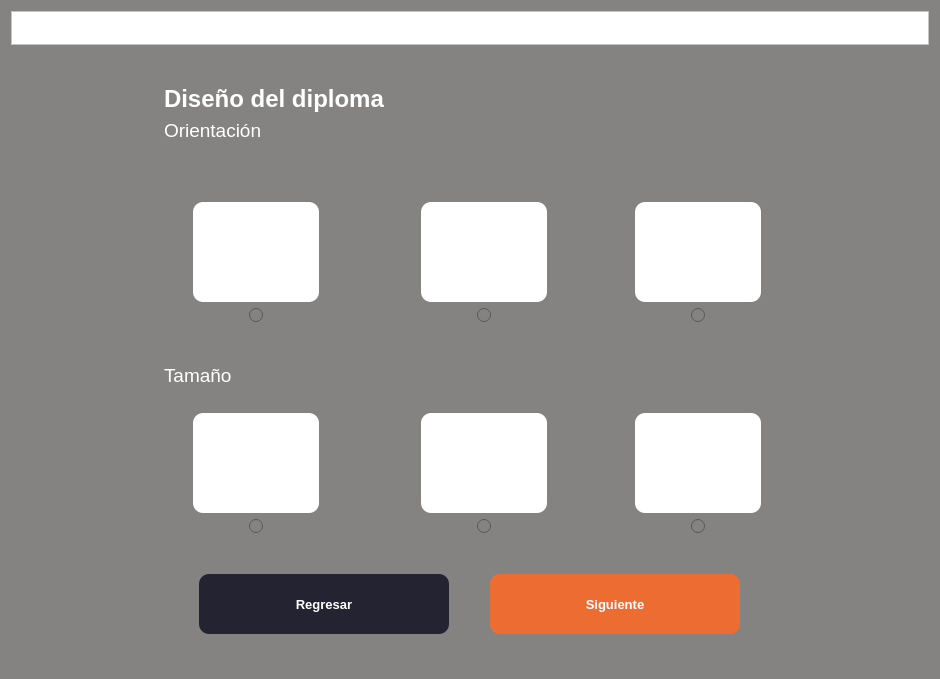
<?xml version="1.0" encoding="UTF-8"?>
<ui version="4.0">
 <class>Form</class>
 <widget class="QWidget" name="Form">
  <property name="geometry">
   <rect>
    <x>0</x>
    <y>0</y>
    <width>940</width>
    <height>679</height>
   </rect>
  </property>
  <property name="palette">
   <palette>
    <active>
     <colorrole role="WindowText">
      <brush brushstyle="SolidPattern">
       <color alpha="255">
        <red>255</red>
        <green>255</green>
        <blue>255</blue>
       </color>
      </brush>
     </colorrole>
     <colorrole role="Button">
      <brush brushstyle="SolidPattern">
       <color alpha="255">
        <red>132</red>
        <green>131</green>
        <blue>130</blue>
       </color>
      </brush>
     </colorrole>
     <colorrole role="Light">
      <brush brushstyle="SolidPattern">
       <color alpha="255">
        <red>255</red>
        <green>255</green>
        <blue>255</blue>
       </color>
      </brush>
     </colorrole>
     <colorrole role="Midlight">
      <brush brushstyle="SolidPattern">
       <color alpha="255">
        <red>255</red>
        <green>255</green>
        <blue>255</blue>
       </color>
      </brush>
     </colorrole>
     <colorrole role="Dark">
      <brush brushstyle="SolidPattern">
       <color alpha="255">
        <red>127</red>
        <green>127</green>
        <blue>127</blue>
       </color>
      </brush>
     </colorrole>
     <colorrole role="Mid">
      <brush brushstyle="SolidPattern">
       <color alpha="255">
        <red>170</red>
        <green>170</green>
        <blue>170</blue>
       </color>
      </brush>
     </colorrole>
     <colorrole role="Text">
      <brush brushstyle="SolidPattern">
       <color alpha="255">
        <red>255</red>
        <green>255</green>
        <blue>255</blue>
       </color>
      </brush>
     </colorrole>
     <colorrole role="BrightText">
      <brush brushstyle="SolidPattern">
       <color alpha="255">
        <red>255</red>
        <green>255</green>
        <blue>255</blue>
       </color>
      </brush>
     </colorrole>
     <colorrole role="ButtonText">
      <brush brushstyle="SolidPattern">
       <color alpha="255">
        <red>255</red>
        <green>255</green>
        <blue>255</blue>
       </color>
      </brush>
     </colorrole>
     <colorrole role="Base">
      <brush brushstyle="SolidPattern">
       <color alpha="255">
        <red>132</red>
        <green>131</green>
        <blue>130</blue>
       </color>
      </brush>
     </colorrole>
     <colorrole role="Window">
      <brush brushstyle="SolidPattern">
       <color alpha="255">
        <red>132</red>
        <green>131</green>
        <blue>130</blue>
       </color>
      </brush>
     </colorrole>
     <colorrole role="Shadow">
      <brush brushstyle="SolidPattern">
       <color alpha="255">
        <red>0</red>
        <green>0</green>
        <blue>0</blue>
       </color>
      </brush>
     </colorrole>
     <colorrole role="AlternateBase">
      <brush brushstyle="SolidPattern">
       <color alpha="255">
        <red>255</red>
        <green>255</green>
        <blue>255</blue>
       </color>
      </brush>
     </colorrole>
     <colorrole role="ToolTipBase">
      <brush brushstyle="SolidPattern">
       <color alpha="255">
        <red>255</red>
        <green>255</green>
        <blue>220</blue>
       </color>
      </brush>
     </colorrole>
     <colorrole role="ToolTipText">
      <brush brushstyle="SolidPattern">
       <color alpha="255">
        <red>0</red>
        <green>0</green>
        <blue>0</blue>
       </color>
      </brush>
     </colorrole>
    </active>
    <inactive>
     <colorrole role="WindowText">
      <brush brushstyle="SolidPattern">
       <color alpha="255">
        <red>255</red>
        <green>255</green>
        <blue>255</blue>
       </color>
      </brush>
     </colorrole>
     <colorrole role="Button">
      <brush brushstyle="SolidPattern">
       <color alpha="255">
        <red>132</red>
        <green>131</green>
        <blue>130</blue>
       </color>
      </brush>
     </colorrole>
     <colorrole role="Light">
      <brush brushstyle="SolidPattern">
       <color alpha="255">
        <red>255</red>
        <green>255</green>
        <blue>255</blue>
       </color>
      </brush>
     </colorrole>
     <colorrole role="Midlight">
      <brush brushstyle="SolidPattern">
       <color alpha="255">
        <red>255</red>
        <green>255</green>
        <blue>255</blue>
       </color>
      </brush>
     </colorrole>
     <colorrole role="Dark">
      <brush brushstyle="SolidPattern">
       <color alpha="255">
        <red>127</red>
        <green>127</green>
        <blue>127</blue>
       </color>
      </brush>
     </colorrole>
     <colorrole role="Mid">
      <brush brushstyle="SolidPattern">
       <color alpha="255">
        <red>170</red>
        <green>170</green>
        <blue>170</blue>
       </color>
      </brush>
     </colorrole>
     <colorrole role="Text">
      <brush brushstyle="SolidPattern">
       <color alpha="255">
        <red>255</red>
        <green>255</green>
        <blue>255</blue>
       </color>
      </brush>
     </colorrole>
     <colorrole role="BrightText">
      <brush brushstyle="SolidPattern">
       <color alpha="255">
        <red>255</red>
        <green>255</green>
        <blue>255</blue>
       </color>
      </brush>
     </colorrole>
     <colorrole role="ButtonText">
      <brush brushstyle="SolidPattern">
       <color alpha="255">
        <red>255</red>
        <green>255</green>
        <blue>255</blue>
       </color>
      </brush>
     </colorrole>
     <colorrole role="Base">
      <brush brushstyle="SolidPattern">
       <color alpha="255">
        <red>132</red>
        <green>131</green>
        <blue>130</blue>
       </color>
      </brush>
     </colorrole>
     <colorrole role="Window">
      <brush brushstyle="SolidPattern">
       <color alpha="255">
        <red>132</red>
        <green>131</green>
        <blue>130</blue>
       </color>
      </brush>
     </colorrole>
     <colorrole role="Shadow">
      <brush brushstyle="SolidPattern">
       <color alpha="255">
        <red>0</red>
        <green>0</green>
        <blue>0</blue>
       </color>
      </brush>
     </colorrole>
     <colorrole role="AlternateBase">
      <brush brushstyle="SolidPattern">
       <color alpha="255">
        <red>255</red>
        <green>255</green>
        <blue>255</blue>
       </color>
      </brush>
     </colorrole>
     <colorrole role="ToolTipBase">
      <brush brushstyle="SolidPattern">
       <color alpha="255">
        <red>255</red>
        <green>255</green>
        <blue>220</blue>
       </color>
      </brush>
     </colorrole>
     <colorrole role="ToolTipText">
      <brush brushstyle="SolidPattern">
       <color alpha="255">
        <red>0</red>
        <green>0</green>
        <blue>0</blue>
       </color>
      </brush>
     </colorrole>
    </inactive>
    <disabled>
     <colorrole role="WindowText">
      <brush brushstyle="SolidPattern">
       <color alpha="255">
        <red>255</red>
        <green>255</green>
        <blue>255</blue>
       </color>
      </brush>
     </colorrole>
     <colorrole role="Button">
      <brush brushstyle="SolidPattern">
       <color alpha="255">
        <red>132</red>
        <green>131</green>
        <blue>130</blue>
       </color>
      </brush>
     </colorrole>
     <colorrole role="Light">
      <brush brushstyle="SolidPattern">
       <color alpha="255">
        <red>255</red>
        <green>255</green>
        <blue>255</blue>
       </color>
      </brush>
     </colorrole>
     <colorrole role="Midlight">
      <brush brushstyle="SolidPattern">
       <color alpha="255">
        <red>255</red>
        <green>255</green>
        <blue>255</blue>
       </color>
      </brush>
     </colorrole>
     <colorrole role="Dark">
      <brush brushstyle="SolidPattern">
       <color alpha="255">
        <red>127</red>
        <green>127</green>
        <blue>127</blue>
       </color>
      </brush>
     </colorrole>
     <colorrole role="Mid">
      <brush brushstyle="SolidPattern">
       <color alpha="255">
        <red>170</red>
        <green>170</green>
        <blue>170</blue>
       </color>
      </brush>
     </colorrole>
     <colorrole role="Text">
      <brush brushstyle="SolidPattern">
       <color alpha="255">
        <red>255</red>
        <green>255</green>
        <blue>255</blue>
       </color>
      </brush>
     </colorrole>
     <colorrole role="BrightText">
      <brush brushstyle="SolidPattern">
       <color alpha="255">
        <red>255</red>
        <green>255</green>
        <blue>255</blue>
       </color>
      </brush>
     </colorrole>
     <colorrole role="ButtonText">
      <brush brushstyle="SolidPattern">
       <color alpha="255">
        <red>255</red>
        <green>255</green>
        <blue>255</blue>
       </color>
      </brush>
     </colorrole>
     <colorrole role="Base">
      <brush brushstyle="SolidPattern">
       <color alpha="255">
        <red>132</red>
        <green>131</green>
        <blue>130</blue>
       </color>
      </brush>
     </colorrole>
     <colorrole role="Window">
      <brush brushstyle="SolidPattern">
       <color alpha="255">
        <red>132</red>
        <green>131</green>
        <blue>130</blue>
       </color>
      </brush>
     </colorrole>
     <colorrole role="Shadow">
      <brush brushstyle="SolidPattern">
       <color alpha="255">
        <red>0</red>
        <green>0</green>
        <blue>0</blue>
       </color>
      </brush>
     </colorrole>
     <colorrole role="AlternateBase">
      <brush brushstyle="SolidPattern">
       <color alpha="255">
        <red>255</red>
        <green>255</green>
        <blue>255</blue>
       </color>
      </brush>
     </colorrole>
     <colorrole role="ToolTipBase">
      <brush brushstyle="SolidPattern">
       <color alpha="255">
        <red>255</red>
        <green>255</green>
        <blue>220</blue>
       </color>
      </brush>
     </colorrole>
     <colorrole role="ToolTipText">
      <brush brushstyle="SolidPattern">
       <color alpha="255">
        <red>0</red>
        <green>0</green>
        <blue>0</blue>
       </color>
      </brush>
     </colorrole>
    </disabled>
   </palette>
  </property>
  <property name="windowTitle">
   <string>Generador de Diplomas</string>
  </property>
  <property name="autoFillBackground">
   <bool>false</bool>
  </property>
  <property name="styleSheet">
   <string notr="true">color: white;
background-color: rgb(132, 131, 130);</string>
  </property>
  <layout class="QVBoxLayout" name="verticalLayout">
   <item>
    <widget class="QFrame" name="frame">
     <property name="sizePolicy">
      <sizepolicy hsizetype="Preferred" vsizetype="Fixed">
       <horstretch>0</horstretch>
       <verstretch>0</verstretch>
      </sizepolicy>
     </property>
     <property name="maximumSize">
      <size>
       <width>16777215</width>
       <height>81</height>
      </size>
     </property>
     <property name="autoFillBackground">
      <bool>false</bool>
     </property>
     <property name="styleSheet">
      <string notr="true">background-color: rgb(255, 255, 255)
</string>
     </property>
     <property name="frameShape">
      <enum>QFrame::StyledPanel</enum>
     </property>
     <property name="frameShadow">
      <enum>QFrame::Raised</enum>
     </property>
     <layout class="QGridLayout" name="gridLayout_2">
      <item row="0" column="0">
       <widget class="QLabel" name="lbLogo">
        <property name="sizePolicy">
         <sizepolicy hsizetype="Maximum" vsizetype="Preferred">
          <horstretch>0</horstretch>
          <verstretch>0</verstretch>
         </sizepolicy>
        </property>
        <property name="autoFillBackground">
         <bool>false</bool>
        </property>
        <property name="styleSheet">
         <string notr="true"/>
        </property>
        <property name="text">
         <string/>
        </property>
        <property name="pixmap">
         <pixmap>../icons/csoftmty_logo.png</pixmap>
        </property>
        <property name="scaledContents">
         <bool>false</bool>
        </property>
       </widget>
      </item>
     </layout>
    </widget>
   </item>
   <item>
    <layout class="QGridLayout" name="gridLayout">
     <item row="8" column="2">
      <spacer name="verticalSpacer_4">
       <property name="orientation">
        <enum>Qt::Vertical</enum>
       </property>
       <property name="sizeHint" stdset="0">
        <size>
         <width>20</width>
         <height>40</height>
        </size>
       </property>
      </spacer>
     </item>
     <item row="7" column="2">
      <layout class="QVBoxLayout" name="verticalLayout_6">
       <item>
        <layout class="QHBoxLayout" name="horizontalLayout_7">
         <item>
          <widget class="QPushButton" name="btnCenter">
           <property name="minimumSize">
            <size>
             <width>126</width>
             <height>100</height>
            </size>
           </property>
           <property name="maximumSize">
            <size>
             <width>126</width>
             <height>100</height>
            </size>
           </property>
           <property name="cursor">
            <cursorShape>PointingHandCursor</cursorShape>
           </property>
           <property name="styleSheet">
            <string notr="true">background-color: rgb(255, 255, 255);
border-radius: 10px</string>
           </property>
           <property name="text">
            <string/>
           </property>
           <property name="icon">
            <iconset>
             <normaloff>../icons/CenterDiploma.png</normaloff>../icons/CenterDiploma.png</iconset>
           </property>
           <property name="iconSize">
            <size>
             <width>200</width>
             <height>100</height>
            </size>
           </property>
          </widget>
         </item>
        </layout>
       </item>
       <item>
        <layout class="QHBoxLayout" name="horizontalLayout_6">
         <item>
          <widget class="QRadioButton" name="rbCenter">
           <property name="sizePolicy">
            <sizepolicy hsizetype="Maximum" vsizetype="Fixed">
             <horstretch>0</horstretch>
             <verstretch>0</verstretch>
            </sizepolicy>
           </property>
           <property name="text">
            <string/>
           </property>
           <attribute name="buttonGroup">
            <string notr="true">btnGroupOrientacion</string>
           </attribute>
          </widget>
         </item>
        </layout>
       </item>
      </layout>
     </item>
     <item row="7" column="3">
      <layout class="QVBoxLayout" name="verticalLayout_7">
       <item>
        <layout class="QHBoxLayout" name="horizontalLayout_9">
         <item>
          <widget class="QPushButton" name="btnRight">
           <property name="sizePolicy">
            <sizepolicy hsizetype="Minimum" vsizetype="Fixed">
             <horstretch>0</horstretch>
             <verstretch>0</verstretch>
            </sizepolicy>
           </property>
           <property name="minimumSize">
            <size>
             <width>126</width>
             <height>100</height>
            </size>
           </property>
           <property name="maximumSize">
            <size>
             <width>126</width>
             <height>100</height>
            </size>
           </property>
           <property name="cursor">
            <cursorShape>PointingHandCursor</cursorShape>
           </property>
           <property name="styleSheet">
            <string notr="true">background-color: rgb(255, 255, 255);
border-radius: 10px</string>
           </property>
           <property name="text">
            <string/>
           </property>
           <property name="icon">
            <iconset>
             <normaloff>../icons/RightDiploma.png</normaloff>../icons/RightDiploma.png</iconset>
           </property>
           <property name="iconSize">
            <size>
             <width>250</width>
             <height>100</height>
            </size>
           </property>
          </widget>
         </item>
        </layout>
       </item>
       <item>
        <layout class="QHBoxLayout" name="horizontalLayout_8">
         <item>
          <widget class="QRadioButton" name="rbRight">
           <property name="sizePolicy">
            <sizepolicy hsizetype="Maximum" vsizetype="Fixed">
             <horstretch>0</horstretch>
             <verstretch>0</verstretch>
            </sizepolicy>
           </property>
           <property name="text">
            <string/>
           </property>
           <attribute name="buttonGroup">
            <string notr="true">btnGroupOrientacion</string>
           </attribute>
          </widget>
         </item>
        </layout>
       </item>
      </layout>
     </item>
     <item row="12" column="2">
      <layout class="QVBoxLayout" name="verticalLayout_9">
       <item>
        <layout class="QHBoxLayout" name="horizontalLayout_12">
         <item>
          <widget class="QPushButton" name="btnA4">
           <property name="minimumSize">
            <size>
             <width>126</width>
             <height>100</height>
            </size>
           </property>
           <property name="maximumSize">
            <size>
             <width>126</width>
             <height>100</height>
            </size>
           </property>
           <property name="cursor">
            <cursorShape>PointingHandCursor</cursorShape>
           </property>
           <property name="styleSheet">
            <string notr="true">background-color: rgb(255, 255, 255);
border-radius: 10px</string>
           </property>
           <property name="text">
            <string/>
           </property>
           <property name="icon">
            <iconset>
             <normaloff>../icons/A4.png</normaloff>../icons/A4.png</iconset>
           </property>
           <property name="iconSize">
            <size>
             <width>200</width>
             <height>100</height>
            </size>
           </property>
          </widget>
         </item>
        </layout>
       </item>
       <item>
        <layout class="QHBoxLayout" name="horizontalLayout_13">
         <item>
          <widget class="QRadioButton" name="rbA4">
           <property name="sizePolicy">
            <sizepolicy hsizetype="Maximum" vsizetype="Fixed">
             <horstretch>0</horstretch>
             <verstretch>0</verstretch>
            </sizepolicy>
           </property>
           <property name="text">
            <string/>
           </property>
           <attribute name="buttonGroup">
            <string notr="true">btnGroupTamaSize</string>
           </attribute>
          </widget>
         </item>
        </layout>
       </item>
      </layout>
     </item>
     <item row="12" column="3">
      <layout class="QVBoxLayout" name="verticalLayout_10">
       <item>
        <layout class="QHBoxLayout" name="horizontalLayout_14">
         <item>
          <widget class="QPushButton" name="btnOficio">
           <property name="sizePolicy">
            <sizepolicy hsizetype="Minimum" vsizetype="Fixed">
             <horstretch>0</horstretch>
             <verstretch>0</verstretch>
            </sizepolicy>
           </property>
           <property name="minimumSize">
            <size>
             <width>126</width>
             <height>100</height>
            </size>
           </property>
           <property name="maximumSize">
            <size>
             <width>126</width>
             <height>100</height>
            </size>
           </property>
           <property name="cursor">
            <cursorShape>PointingHandCursor</cursorShape>
           </property>
           <property name="styleSheet">
            <string notr="true">background-color: rgb(255, 255, 255);
border-radius: 10px</string>
           </property>
           <property name="text">
            <string/>
           </property>
           <property name="icon">
            <iconset>
             <normaloff>../icons/Oficio.png</normaloff>../icons/Oficio.png</iconset>
           </property>
           <property name="iconSize">
            <size>
             <width>250</width>
             <height>100</height>
            </size>
           </property>
          </widget>
         </item>
        </layout>
       </item>
       <item>
        <layout class="QHBoxLayout" name="horizontalLayout_15">
         <item>
          <widget class="QRadioButton" name="rbOficio">
           <property name="sizePolicy">
            <sizepolicy hsizetype="Maximum" vsizetype="Fixed">
             <horstretch>0</horstretch>
             <verstretch>0</verstretch>
            </sizepolicy>
           </property>
           <property name="text">
            <string/>
           </property>
           <attribute name="buttonGroup">
            <string notr="true">btnGroupTamaSize</string>
           </attribute>
          </widget>
         </item>
        </layout>
       </item>
      </layout>
     </item>
     <item row="6" column="2">
      <spacer name="verticalSpacer_5">
       <property name="orientation">
        <enum>Qt::Vertical</enum>
       </property>
       <property name="sizeHint" stdset="0">
        <size>
         <width>20</width>
         <height>40</height>
        </size>
       </property>
      </spacer>
     </item>
     <item row="3" column="1" colspan="3">
      <widget class="QLabel" name="label_3">
       <property name="sizePolicy">
        <sizepolicy hsizetype="Preferred" vsizetype="Fixed">
         <horstretch>0</horstretch>
         <verstretch>0</verstretch>
        </sizepolicy>
       </property>
       <property name="font">
        <font>
         <family>Yu Gothic UI</family>
         <pointsize>14</pointsize>
         <weight>50</weight>
         <bold>false</bold>
        </font>
       </property>
       <property name="text">
        <string>Orientación</string>
       </property>
      </widget>
     </item>
     <item row="7" column="0">
      <spacer name="horizontalSpacer">
       <property name="orientation">
        <enum>Qt::Horizontal</enum>
       </property>
       <property name="sizeType">
        <enum>QSizePolicy::Fixed</enum>
       </property>
       <property name="sizeHint" stdset="0">
        <size>
         <width>100</width>
         <height>20</height>
        </size>
       </property>
      </spacer>
     </item>
     <item row="13" column="2">
      <spacer name="verticalSpacer_6">
       <property name="orientation">
        <enum>Qt::Vertical</enum>
       </property>
       <property name="sizeHint" stdset="0">
        <size>
         <width>20</width>
         <height>40</height>
        </size>
       </property>
      </spacer>
     </item>
     <item row="14" column="1" colspan="3">
      <layout class="QHBoxLayout" name="horizontalLayout">
       <item>
        <widget class="QPushButton" name="btnBack">
         <property name="sizePolicy">
          <sizepolicy hsizetype="Maximum" vsizetype="Fixed">
           <horstretch>0</horstretch>
           <verstretch>0</verstretch>
          </sizepolicy>
         </property>
         <property name="minimumSize">
          <size>
           <width>250</width>
           <height>60</height>
          </size>
         </property>
         <property name="font">
          <font>
           <family>Yu Gothic UI</family>
           <pointsize>10</pointsize>
           <weight>75</weight>
           <bold>true</bold>
          </font>
         </property>
         <property name="styleSheet">
          <string notr="true">background-color: #242331;
border-radius: 10px</string>
         </property>
         <property name="text">
          <string>Regresar</string>
         </property>
        </widget>
       </item>
       <item>
        <widget class="QPushButton" name="btnNext">
         <property name="sizePolicy">
          <sizepolicy hsizetype="Maximum" vsizetype="Fixed">
           <horstretch>0</horstretch>
           <verstretch>0</verstretch>
          </sizepolicy>
         </property>
         <property name="minimumSize">
          <size>
           <width>250</width>
           <height>60</height>
          </size>
         </property>
         <property name="font">
          <font>
           <family>Yu Gothic UI</family>
           <pointsize>10</pointsize>
           <weight>75</weight>
           <bold>true</bold>
          </font>
         </property>
         <property name="styleSheet">
          <string notr="true">background-color: rgb(237, 108, 50);
border-radius: 10px</string>
         </property>
         <property name="text">
          <string>Siguiente</string>
         </property>
        </widget>
       </item>
      </layout>
     </item>
     <item row="0" column="2">
      <spacer name="verticalSpacer">
       <property name="orientation">
        <enum>Qt::Vertical</enum>
       </property>
       <property name="sizeHint" stdset="0">
        <size>
         <width>20</width>
         <height>40</height>
        </size>
       </property>
      </spacer>
     </item>
     <item row="1" column="1" colspan="3">
      <widget class="QLabel" name="label_2">
       <property name="sizePolicy">
        <sizepolicy hsizetype="Preferred" vsizetype="Fixed">
         <horstretch>0</horstretch>
         <verstretch>0</verstretch>
        </sizepolicy>
       </property>
       <property name="font">
        <font>
         <family>Yu Gothic UI</family>
         <pointsize>18</pointsize>
         <weight>75</weight>
         <bold>true</bold>
        </font>
       </property>
       <property name="text">
        <string>Diseño del diploma</string>
       </property>
      </widget>
     </item>
     <item row="12" column="1">
      <layout class="QVBoxLayout" name="verticalLayout_8">
       <item>
        <layout class="QHBoxLayout" name="horizontalLayout_11">
         <item>
          <widget class="QPushButton" name="btnCarta">
           <property name="minimumSize">
            <size>
             <width>126</width>
             <height>100</height>
            </size>
           </property>
           <property name="maximumSize">
            <size>
             <width>126</width>
             <height>100</height>
            </size>
           </property>
           <property name="cursor">
            <cursorShape>PointingHandCursor</cursorShape>
           </property>
           <property name="styleSheet">
            <string notr="true">background-color: rgb(255, 255, 255);
border-radius: 10px</string>
           </property>
           <property name="text">
            <string/>
           </property>
           <property name="icon">
            <iconset>
             <normaloff>../icons/Carta.png</normaloff>../icons/Carta.png</iconset>
           </property>
           <property name="iconSize">
            <size>
             <width>250</width>
             <height>100</height>
            </size>
           </property>
          </widget>
         </item>
        </layout>
       </item>
       <item>
        <layout class="QHBoxLayout" name="horizontalLayout_10">
         <item>
          <widget class="QRadioButton" name="rbCarta">
           <property name="sizePolicy">
            <sizepolicy hsizetype="Maximum" vsizetype="Fixed">
             <horstretch>0</horstretch>
             <verstretch>0</verstretch>
            </sizepolicy>
           </property>
           <property name="text">
            <string/>
           </property>
           <attribute name="buttonGroup">
            <string notr="true">btnGroupTamaSize</string>
           </attribute>
          </widget>
         </item>
        </layout>
       </item>
      </layout>
     </item>
     <item row="9" column="1" colspan="3">
      <widget class="QLabel" name="label_4">
       <property name="sizePolicy">
        <sizepolicy hsizetype="Preferred" vsizetype="Fixed">
         <horstretch>0</horstretch>
         <verstretch>0</verstretch>
        </sizepolicy>
       </property>
       <property name="font">
        <font>
         <family>Yu Gothic UI</family>
         <pointsize>14</pointsize>
         <weight>50</weight>
         <bold>false</bold>
        </font>
       </property>
       <property name="text">
        <string>Tamaño</string>
       </property>
      </widget>
     </item>
     <item row="15" column="2">
      <spacer name="verticalSpacer_3">
       <property name="orientation">
        <enum>Qt::Vertical</enum>
       </property>
       <property name="sizeHint" stdset="0">
        <size>
         <width>20</width>
         <height>40</height>
        </size>
       </property>
      </spacer>
     </item>
     <item row="7" column="4">
      <spacer name="horizontalSpacer_2">
       <property name="orientation">
        <enum>Qt::Horizontal</enum>
       </property>
       <property name="sizeType">
        <enum>QSizePolicy::Fixed</enum>
       </property>
       <property name="sizeHint" stdset="0">
        <size>
         <width>100</width>
         <height>20</height>
        </size>
       </property>
      </spacer>
     </item>
     <item row="7" column="1">
      <layout class="QVBoxLayout" name="verticalLayout_5">
       <item>
        <layout class="QHBoxLayout" name="horizontalLayout_5">
         <item>
          <widget class="QPushButton" name="btnLeft">
           <property name="minimumSize">
            <size>
             <width>126</width>
             <height>100</height>
            </size>
           </property>
           <property name="maximumSize">
            <size>
             <width>126</width>
             <height>100</height>
            </size>
           </property>
           <property name="cursor">
            <cursorShape>PointingHandCursor</cursorShape>
           </property>
           <property name="styleSheet">
            <string notr="true">background-color: rgb(255, 255, 255);
border-radius: 10px</string>
           </property>
           <property name="text">
            <string/>
           </property>
           <property name="icon">
            <iconset>
             <normaloff>../icons/LeftDiploma.png</normaloff>../icons/LeftDiploma.png</iconset>
           </property>
           <property name="iconSize">
            <size>
             <width>250</width>
             <height>100</height>
            </size>
           </property>
          </widget>
         </item>
        </layout>
       </item>
       <item>
        <layout class="QHBoxLayout" name="horizontalLayout_4">
         <item>
          <widget class="QRadioButton" name="rbLeft">
           <property name="sizePolicy">
            <sizepolicy hsizetype="Maximum" vsizetype="Fixed">
             <horstretch>0</horstretch>
             <verstretch>0</verstretch>
            </sizepolicy>
           </property>
           <property name="styleSheet">
            <string notr="true"/>
           </property>
           <attribute name="buttonGroup">
            <string notr="true">btnGroupOrientacion</string>
           </attribute>
          </widget>
         </item>
        </layout>
       </item>
      </layout>
     </item>
     <item row="4" column="1" colspan="3">
      <layout class="QHBoxLayout" name="horizontalLayout_3">
       <item>
        <widget class="QLabel" name="label">
         <property name="sizePolicy">
          <sizepolicy hsizetype="Expanding" vsizetype="Preferred">
           <horstretch>0</horstretch>
           <verstretch>0</verstretch>
          </sizepolicy>
         </property>
         <property name="maximumSize">
          <size>
           <width>700</width>
           <height>30</height>
          </size>
         </property>
         <property name="pixmap">
          <pixmap>../icons/LabelColors.png</pixmap>
         </property>
         <property name="scaledContents">
          <bool>true</bool>
         </property>
        </widget>
       </item>
      </layout>
     </item>
     <item row="10" column="1" colspan="3">
      <layout class="QHBoxLayout" name="horizontalLayout_16">
       <item>
        <widget class="QLabel" name="label_5">
         <property name="sizePolicy">
          <sizepolicy hsizetype="Expanding" vsizetype="Preferred">
           <horstretch>0</horstretch>
           <verstretch>0</verstretch>
          </sizepolicy>
         </property>
         <property name="maximumSize">
          <size>
           <width>700</width>
           <height>30</height>
          </size>
         </property>
         <property name="text">
          <string/>
         </property>
         <property name="pixmap">
          <pixmap>../icons/sizes.png</pixmap>
         </property>
         <property name="scaledContents">
          <bool>true</bool>
         </property>
        </widget>
       </item>
      </layout>
     </item>
    </layout>
   </item>
  </layout>
 </widget>
 <resources/>
 <connections/>
 <buttongroups>
  <buttongroup name="btnGroupOrientacion"/>
  <buttongroup name="btnGroupTamaSize"/>
 </buttongroups>
</ui>
